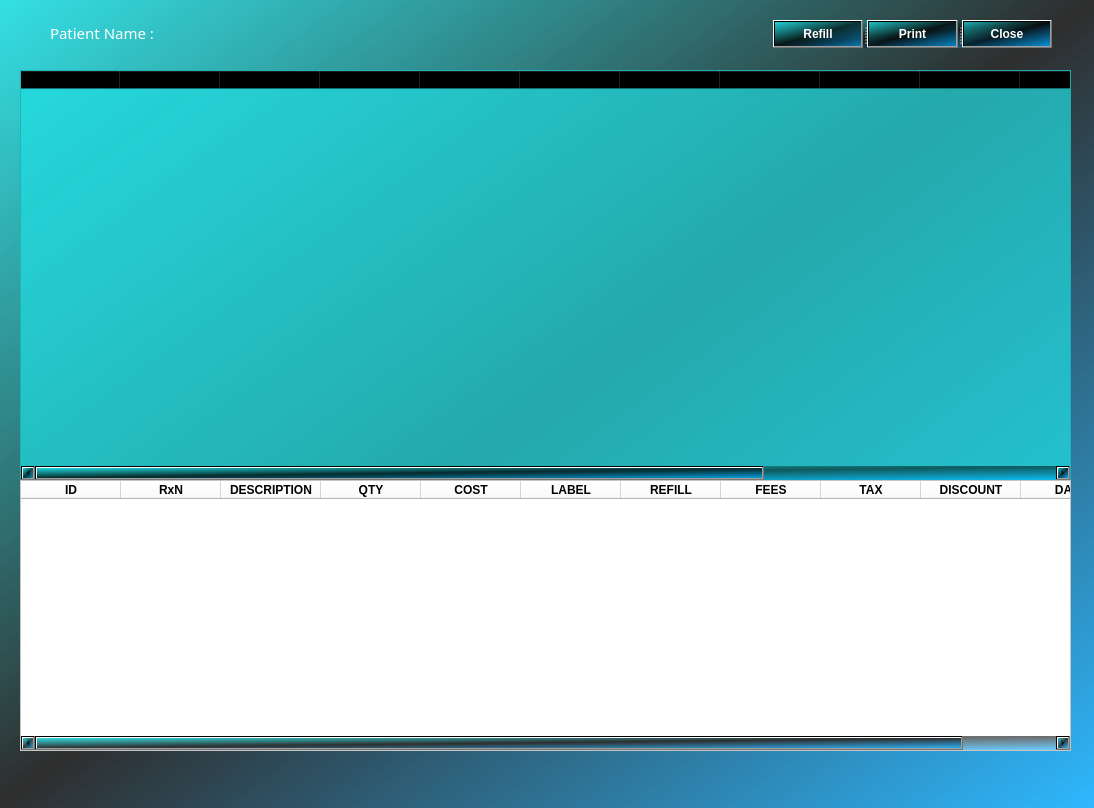
<?xml version="1.0" encoding="UTF-8"?>
<ui version="4.0">
 <class>History</class>
 <widget class="QWidget" name="History">
  <property name="geometry">
   <rect>
    <x>0</x>
    <y>0</y>
    <width>1094</width>
    <height>808</height>
   </rect>
  </property>
  <property name="minimumSize">
   <size>
    <width>1094</width>
    <height>808</height>
   </size>
  </property>
  <property name="maximumSize">
   <size>
    <width>1094</width>
    <height>808</height>
   </size>
  </property>
  <property name="windowTitle">
   <string>Form</string>
  </property>
  <property name="styleSheet">
   <string notr="true">

background:qlineargradient(spread:repeat, x1:0, y1:0, x2:1, y2:1, stop:0 rgba(32, 221, 225, 179), stop:0.497326 rgba(0, 0, 0, 147), stop:1 rgba(0, 169, 255, 147));</string>
  </property>
  <widget class="QLabel" name="HistoryPatientName">
   <property name="geometry">
    <rect>
     <x>50</x>
     <y>7</y>
     <width>411</width>
     <height>51</height>
    </rect>
   </property>
   <property name="styleSheet">
    <string notr="true">color:white;
font:11pt bold;
background:transparent;</string>
   </property>
   <property name="text">
    <string>Patient Name : </string>
   </property>
  </widget>
  <widget class="QTableWidget" name="HistoryTable1">
   <property name="geometry">
    <rect>
     <x>20</x>
     <y>70</y>
     <width>1051</width>
     <height>411</height>
    </rect>
   </property>
   <property name="styleSheet">
    <string notr="true">background:rgba(32, 221, 225, 179);
alternate-background-color:rgba(0, 0, 0, 147);
font:bold;
</string>
   </property>
   <property name="alternatingRowColors">
    <bool>false</bool>
   </property>
   <property name="selectionBehavior">
    <enum>QAbstractItemView::SelectRows</enum>
   </property>
   <attribute name="verticalHeaderVisible">
    <bool>false</bool>
   </attribute>
   <column>
    <property name="text">
     <string>ID</string>
    </property>
   </column>
   <column>
    <property name="text">
     <string>PRESCRIPTION</string>
    </property>
   </column>
   <column>
    <property name="text">
     <string>SDATE</string>
    </property>
   </column>
   <column>
    <property name="text">
     <string>NAME</string>
    </property>
   </column>
   <column>
    <property name="text">
     <string>DOCTOR</string>
    </property>
   </column>
   <column>
    <property name="text">
     <string>COPAY</string>
    </property>
   </column>
   <column>
    <property name="text">
     <string>DRUGCOST</string>
    </property>
   </column>
   <column>
    <property name="text">
     <string>TOTAL</string>
    </property>
   </column>
   <column>
    <property name="text">
     <string>INSURANCE</string>
    </property>
   </column>
   <column>
    <property name="text">
     <string>USR</string>
    </property>
   </column>
   <column>
    <property name="text">
     <string>SOURCE</string>
    </property>
   </column>
   <column>
    <property name="text">
     <string>CASHED</string>
    </property>
   </column>
   <column>
    <property name="text">
     <string>DISCOUNT</string>
    </property>
   </column>
   <column>
    <property name="text">
     <string>RXTIME</string>
    </property>
   </column>
  </widget>
  <widget class="QTableWidget" name="HistoryTable2">
   <property name="geometry">
    <rect>
     <x>20</x>
     <y>480</y>
     <width>1051</width>
     <height>271</height>
    </rect>
   </property>
   <property name="cursor" stdset="0">
    <cursorShape>PointingHandCursor</cursorShape>
   </property>
   <property name="styleSheet">
    <string notr="true">background:white;

font:bold;
</string>
   </property>
   <property name="selectionBehavior">
    <enum>QAbstractItemView::SelectRows</enum>
   </property>
   <attribute name="verticalHeaderVisible">
    <bool>false</bool>
   </attribute>
   <column>
    <property name="text">
     <string>ID</string>
    </property>
   </column>
   <column>
    <property name="text">
     <string>RxN</string>
    </property>
   </column>
   <column>
    <property name="text">
     <string>DESCRIPTION</string>
    </property>
   </column>
   <column>
    <property name="text">
     <string>QTY</string>
    </property>
   </column>
   <column>
    <property name="text">
     <string>COST</string>
    </property>
   </column>
   <column>
    <property name="text">
     <string>LABEL</string>
    </property>
   </column>
   <column>
    <property name="text">
     <string>REFILL</string>
    </property>
   </column>
   <column>
    <property name="text">
     <string>FEES</string>
    </property>
   </column>
   <column>
    <property name="text">
     <string>TAX</string>
    </property>
   </column>
   <column>
    <property name="text">
     <string>DISCOUNT</string>
    </property>
   </column>
   <column>
    <property name="text">
     <string>DAYS</string>
    </property>
   </column>
  </widget>
  <widget class="QSplitter" name="splitter">
   <property name="geometry">
    <rect>
     <x>773</x>
     <y>20</y>
     <width>279</width>
     <height>28</height>
    </rect>
   </property>
   <property name="orientation">
    <enum>Qt::Horizontal</enum>
   </property>
   <widget class="QPushButton" name="HistoryRefill">
    <property name="styleSheet">
     <string notr="true">font:bold;
color:white;
</string>
    </property>
    <property name="text">
     <string>Refill</string>
    </property>
   </widget>
   <widget class="QPushButton" name="pushButton_2">
    <property name="styleSheet">
     <string notr="true">font:bold;
color:white;
</string>
    </property>
    <property name="text">
     <string>Print</string>
    </property>
   </widget>
   <widget class="QPushButton" name="CloseHistory">
    <property name="styleSheet">
     <string notr="true">font:bold;
color:white;
</string>
    </property>
    <property name="text">
     <string>Close</string>
    </property>
   </widget>
  </widget>
 </widget>
 <resources/>
 <connections/>
</ui>
